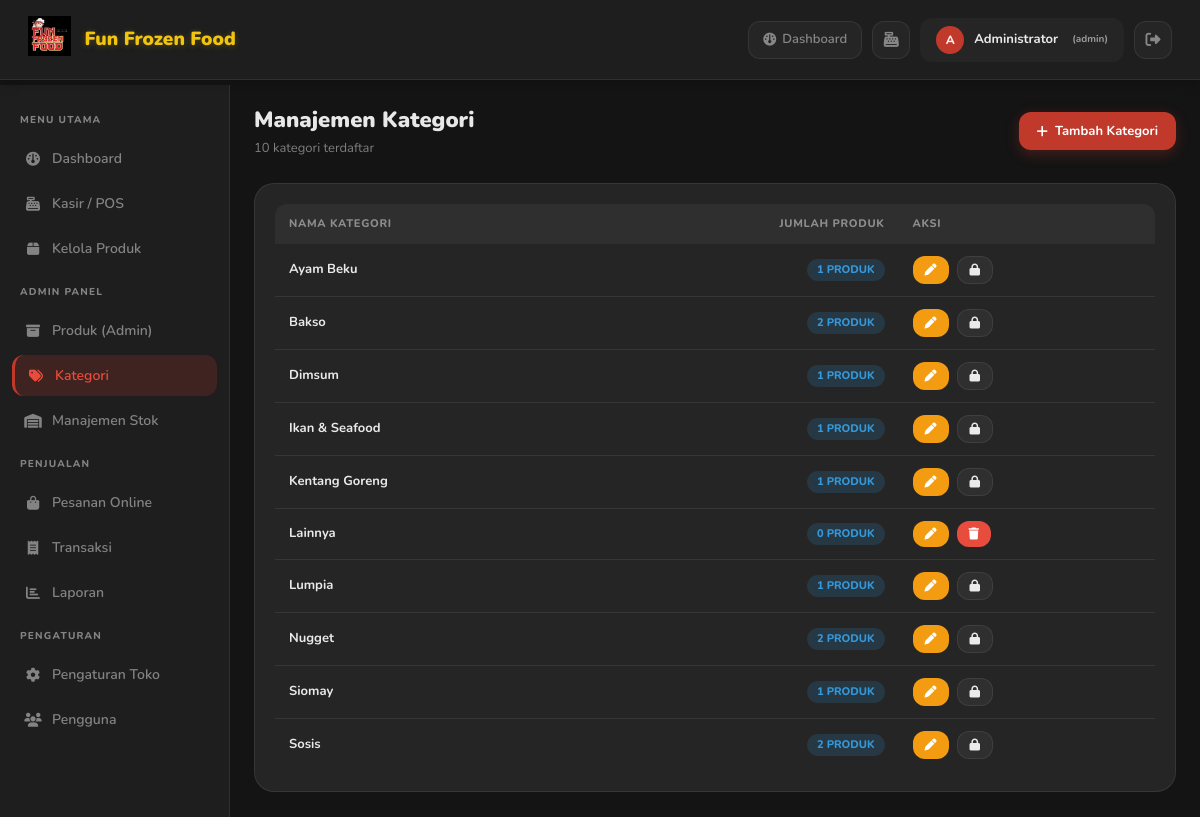
Screenshot of /admin/categories.php (signed in) with the database file from the repository.
### tables this page shows
CREATE TABLE `categories` (
  `id` int NOT NULL AUTO_INCREMENT,
  `name` varchar(100) NOT NULL,
  `created_at` datetime NOT NULL DEFAULT CURRENT_TIMESTAMP,
  PRIMARY KEY (`id`)
);

### admin/categories.php (the view, shortened to what this page needs)
<?php
$db = getDB();
$categories = $db->query("SELECT c.*, COUNT(p.id) as product_count
    FROM categories c LEFT JOIN products p ON p.category_id=c.id
    GROUP BY c.id ORDER BY c.name")->fetchAll();
include '../includes/header.php';
?>
<div class="admin-layout">
<?php include '../includes/sidebar.php'; ?>
<div class="admin-content">
  <div class="page-header">
    <div>
      <div class="page-title">Manajemen Kategori</div>
      <div class="page-subtitle"><?= count($categories) ?> kategori terdaftar</div>
    </div>
    <button class="btn btn-primary" onclick="openCatModal()">
      <i class="fa-solid fa-plus"></i> Tambah Kategori
    </button>
  </div>
  <div class="card">
    <div class="desktop-table">
    <div class="table-wrap">
      <table>
        <thead>
          <tr>
            <th>Nama Kategori</th>
            <th class="text-right">Jumlah Produk</th>
            <th>Aksi</th>
          </tr>
        </thead>
        <tbody>
        <?php if (empty($categories)): ?>
        <tr><td colspan="3"><div class="empty-state" style="padding:30px"><i class="fa-solid fa-tags"></i><p>Belum ada kategori</p></div></td></tr>
        <?php else: ?>
        <?php foreach ($categories as $c): ?>
        <tr>
          <td class="fw-bold"><?= htmlspecialchars($c['name']) ?></td>
          <td class="text-right">
            <span class="badge badge-info"><?= $c['product_count'] ?> produk</span>
          </td>
          <td>
            <div class="d-flex gap-2">
              <button class="btn btn-sm btn-warning" onclick='editCat(<?= json_encode($c, JSON_HEX_QUOT | JSON_HEX_TAG) ?>)'>
                <i class="fa-solid fa-pen"></i>
              </button>
              <?php if ((int)$c['product_count'] === 0): ?>
              <form method="POST" style="display:inline" onsubmit="return confirm('Hapus kategori &quot;<?= htmlspecialchars(addslashes($c['name'])) ?>&quot;?')">
                <button type="submit" class="btn btn-sm btn-danger"><i class="fa-solid fa-trash"></i></button>
              </form>
              <?php else: ?>
              <button class="btn btn-sm btn-secondary" disabled title="Tidak bisa dihapus, masih ada produk">
                <i class="fa-solid fa-lock"></i>
              </button>
              <?php endif; ?>
            </div>
          </td>
        </tr>
        <?php endforeach; ?>
        <?php endif; ?>
        </tbody>
      </table>
    </div>
    </div>
  </div>
</div>
</div>
<?php include '../includes/footer.php'; ?>

### assets/css/style.css (style rules this page uses)
*, *::before, *::after { box-sizing: border-box; margin: 0; padding: 0; }
:root { --red: #c0392b; --red-dark: #962d22; --red-light: #e74c3c; --yellow: #f1c40f; --yellow-dark: #d4ac0d; --orange: #e67e22; --dark: #1e1e1e; --darker: #141414; --surface: #252525; --surface2: #2f2f2f; --border: rgba(255,255,255,0.08); --white: #ffffff; --text: rgba(255,255,255,0.9); --text-muted: rgba(255,255,255,0.45); --success: #27ae60; --warning: #f39c12; --danger: #e74c3c; --info: #2980b9; --radius: 12px; --radius-lg: 20px; --shadow: 0 4px 20px rgba(0,0,0,0.3); --shadow-lg: 0 12px 40px rgba(0,0,0,0.4); --transition: all 0.2s ease; }
html { scroll-behavior: smooth; overflow-x: hidden; }
body { font-family: 'Nunito', sans-serif; background: var(--darker); color: var(--text); min-height: 100vh; line-height: 1.5; overflow-x: hidden; }
.admin-layout { display: flex; min-height: calc(100vh - 63px); max-width: 100%; overflow-x: hidden; }
.admin-content { flex: 1; padding: 24px; overflow-x: hidden; }
.page-header { display: flex; align-items: center; justify-content: space-between; margin-bottom: 24px; gap: 12px; flex-wrap: wrap; }
.page-title { font-size: 22px; font-weight: 900; color: var(--text); }
.page-subtitle { font-size: 13px; color: var(--text-muted); margin-top: 2px; }
.card { background: var(--surface); border: 1px solid var(--border); border-radius: var(--radius-lg); padding: 20px; max-width: 100%; overflow: hidden; word-break: break-word; }
.btn { display: inline-flex; align-items: center; gap: 7px; padding: 10px 18px; border-radius: var(--radius); font-size: 13px; font-weight: 700; cursor: pointer; border: none; transition: var(--transition); text-decoration: none; font-family: 'Nunito', sans-serif; white-space: nowrap; }
.btn-sm { padding: 7px 12px; font-size: 12px; }
.btn-primary { background: var(--red); color: var(--white); box-shadow: 0 4px 14px rgba(192,57,43,0.3); }
.btn-warning { background: var(--warning); color: var(--white); }
.btn-danger { background: var(--danger); color: var(--white); }
.btn-secondary { background: var(--surface2); color: var(--text); border: 1px solid var(--border); }
.table-wrap { overflow-x: auto; border-radius: var(--radius); }
table { width: 100%; border-collapse: collapse; font-size: 13px; }
thead th { background: var(--surface2); padding: 12px 14px; font-size: 11px; font-weight: 800; text-transform: uppercase; letter-spacing: 0.7px; color: var(--text-muted); text-align: left; }
tbody tr { border-bottom: 1px solid var(--border); transition: var(--transition); }
tbody tr:last-child { border-bottom: none; }
td { padding: 12px 14px; vertical-align: middle; }
.badge { display: inline-flex; align-items: center; gap: 4px; padding: 3px 10px; border-radius: 99px; font-size: 11px; font-weight: 800; text-transform: uppercase; }
.badge-info { background: rgba(41,128,185,0.2); color: #3498db; }
.text-right { text-align: right; }
.fw-bold { font-weight: 700; }
.gap-2 { gap: 8px; }
.d-flex { display: flex; }
.desktop-table { display: block; }

### rows the page displays
categories: name "Ayam Beku", product_count "1"
categories: name "Bakso", product_count "2"
categories: name "Dimsum", product_count "1"
categories: name "Ikan & Seafood", product_count "1"
categories: name "Kentang Goreng", product_count "1"
categories: name "Lainnya", product_count "0"
categories: name "Lumpia", product_count "1"
categories: name "Nugget", product_count "2"
categories: name "Siomay", product_count "1"
categories: name "Sosis", product_count "2"

### other values shown
$storeName "Fun Frozen Food"
$userInitial "A"
$_SESSION['full_name'] "Administrator"
$_SESSION['user_role'] "admin"
count($categories) "10"
